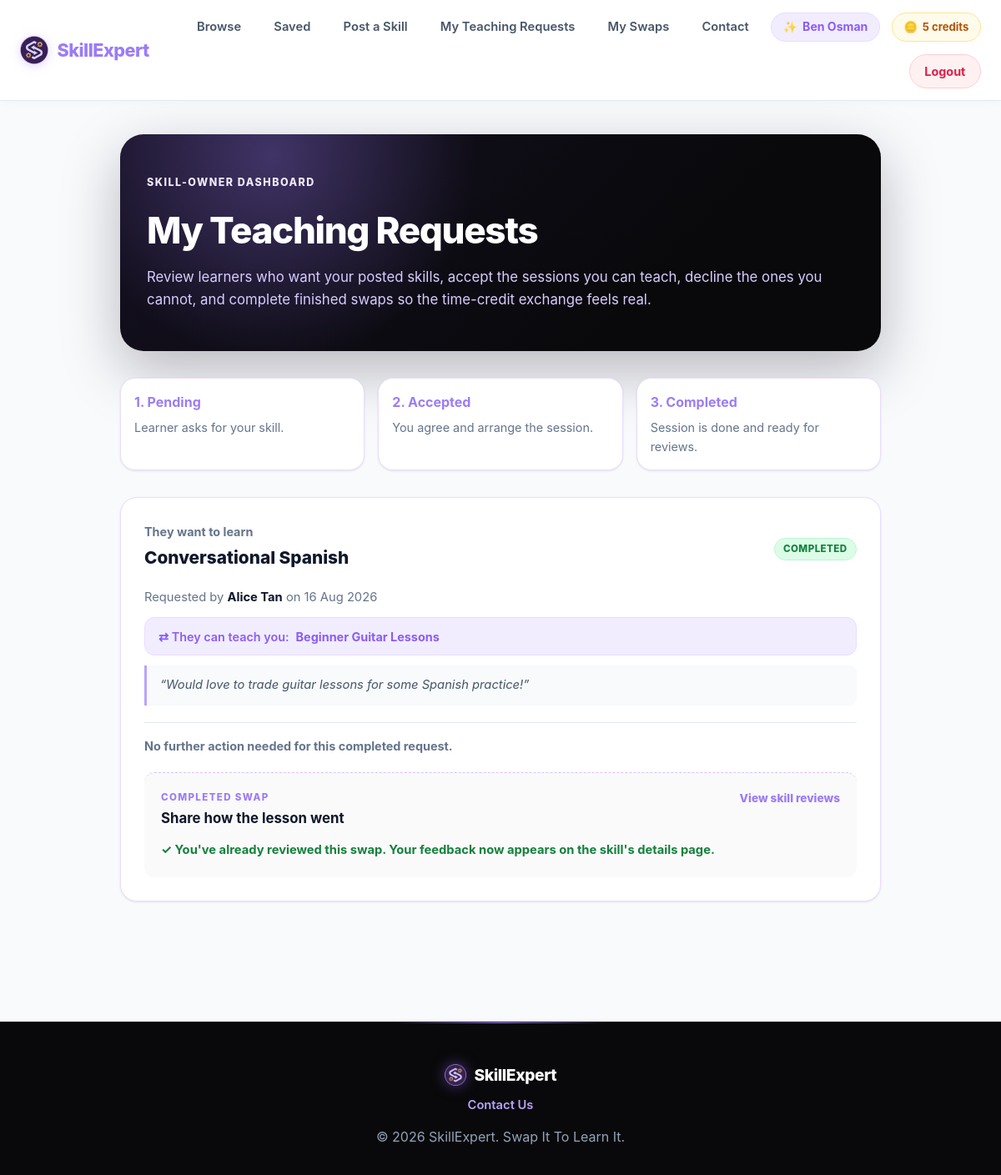
The app's page /public/teaching_requests.php (signed in) with its own data.
### tables this page shows
CREATE TABLE IF NOT EXISTS users (
    id INT UNSIGNED NOT NULL AUTO_INCREMENT,
    name VARCHAR(100) NOT NULL,
    email VARCHAR(150) NOT NULL UNIQUE,
    passwordHash VARCHAR(255) NOT NULL,
    creditsBalance INT NOT NULL DEFAULT 0,
    createdAt TIMESTAMP NOT NULL DEFAULT CURRENT_TIMESTAMP,

    PRIMARY KEY (id)
);

CREATE TABLE IF NOT EXISTS swapRequests (
    id INT UNSIGNED NOT NULL AUTO_INCREMENT,
    skillId INT UNSIGNED NOT NULL,             
    requesterId INT UNSIGNED NOT NULL,         
    receiverId INT UNSIGNED NOT NULL,          
    offeredSkillId INT UNSIGNED DEFAULT NULL,  
    message TEXT DEFAULT NULL,                 
    status ENUM('pending', 'accepted', 'declined', 'completed', 'cancelled')
        NOT NULL DEFAULT 'pending',
    completedBy INT UNSIGNED DEFAULT NULL,     
    completedAt TIMESTAMP NULL DEFAULT NULL,
    createdAt TIMESTAMP NOT NULL DEFAULT CURRENT_TIMESTAMP,
    updatedAt TIMESTAMP NOT NULL DEFAULT CURRENT_TIMESTAMP ON UPDATE CURRENT_TIMESTAMP,

    PRIMARY KEY (id),
    FOREIGN KEY (skillId) REFERENCES skills(id) ON DELETE CASCADE,
    FOREIGN KEY (requesterId) REFERENCES users(id) ON DELETE CASCADE,
    FOREIGN KEY (receiverId) REFERENCES users(id) ON DELETE CASCADE,
    FOREIGN KEY (offeredSkillId) REFERENCES skills(id) ON DELETE SET NULL,
    FOREIGN KEY (completedBy) REFERENCES users(id) ON DELETE SET NULL,
    CHECK (requesterId <> receiverId),         
    INDEX idx_requester (requesterId),
    INDEX idx_receiver (receiverId),
    INDEX idx_status (status),
    INDEX idx_skill (skillId)
);

CREATE TABLE IF NOT EXISTS skills (
    id INT UNSIGNED NOT NULL AUTO_INCREMENT,
    userId INT UNSIGNED NOT NULL,
    title VARCHAR(150) NOT NULL,
    category VARCHAR(50) NOT NULL,
    description TEXT NOT NULL,
    imagePath VARCHAR(255) DEFAULT NULL,
    createdAt TIMESTAMP NOT NULL DEFAULT CURRENT_TIMESTAMP,

    PRIMARY KEY (id),
    FOREIGN KEY (userId) REFERENCES users(id) ON DELETE CASCADE,  
    INDEX idx_category (category),
    INDEX idx_user (userId)
);

### includes/swap_functions.php (called while the page is built, shortened)
<?php
function getReceivedRequests(PDO $pdo, int $userId): array
{
    $stmt = $pdo->prepare(
        "SELECT sr.*, sk.title AS skillTitle,
                req.name AS requesterName,
                offSk.title AS offeredSkillTitle
         FROM swapRequests sr
         JOIN skills sk        ON sr.skillId = sk.id
         JOIN users req        ON sr.requesterId = req.id
         LEFT JOIN skills offSk ON sr.offeredSkillId = offSk.id
         WHERE sr.receiverId = ?
         ORDER BY FIELD(sr.status, 'pending', 'accepted', 'completed', 'declined', 'cancelled'),
                  sr.createdAt DESC"
    );
    $stmt->execute([$userId]);
    return $stmt->fetchAll();
}
function userHasReviewed(PDO $pdo, int $swapId, int $userId): bool
{
    $stmt = $pdo->prepare("SELECT 1 FROM reviews WHERE swapId = ? AND userId = ? LIMIT 1");
    $stmt->execute([$swapId, $userId]);
    return (bool) $stmt->fetch();
}
function statusBadgeClass(string $status): string
{
    $allowed = ['pending', 'accepted', 'declined', 'completed', 'cancelled'];
    return in_array($status, $allowed, true) ? $status : 'pending';
}
function getUserCreditsBalance(PDO $pdo, int $userId): int
{
    $stmt = $pdo->prepare('SELECT creditsBalance FROM users WHERE id = ? LIMIT 1');
    $stmt->execute([$userId]);
    $row = $stmt->fetch();
    return $row ? (int) $row['creditsBalance'] : 0;
}

### public/teaching_requests.php (the view, shortened to what this page needs)
<?php
require_once __DIR__ . '/../config/db.php';
require_once __DIR__ . '/../includes/swap_functions.php';
$currentUserId = (int) $_SESSION['user_id'];
$received      = getReceivedRequests($pdo, $currentUserId);
require_once __DIR__ . '/../includes/header.php';
function renderTeachingRequestActions(array $swap): void
{
    $status = $swap['status'];
    ?>
    <div class="swap-actions">
        <?php if ($status === 'pending'): ?>
            <form method="POST" action="/main/actions/swap_request_action.php" class="inline-form">
                <input type="hidden" name="swap_id" value="<?php echo (int) $swap['id']; ?>">
                <input type="hidden" name="action" value="accept">
                <input type="hidden" name="redirect_to" value="/main/public/teaching_requests.php">
                <button type="submit" class="btn btn-accept">✓ Accept Request</button>
            </form>
            <form method="POST" action="/main/actions/swap_request_action.php" class="inline-form">
                <input type="hidden" name="swap_id" value="<?php echo (int) $swap['id']; ?>">
                <input type="hidden" name="action" value="decline">
                <input type="hidden" name="redirect_to" value="/main/public/teaching_requests.php">
                <button type="submit" class="btn btn-decline" data-confirm="Decline this teaching request?">✕ Decline</button>
            </form>
        <?php else: ?>
            <p class="swap-action-note">No further action needed for this <?php echo htmlspecialchars($status); ?> request.</p>
        <?php endif; ?>
    </div>
    <?php
}
?>
<link rel="stylesheet" href="/main/assets/css/swaps.css?v=<?php echo filemtime(__DIR__ . '/../assets/css/swaps.css'); ?>">
<section class="container swaps-page teaching-requests-page">
    <div class="swaps-page-header teaching-requests-header">
        <p class="eyebrow">Skill-owner dashboard</p>
        <h1>My Teaching Requests</h1>
        <p>Review learners who want your posted skills, accept the sessions you can teach, decline the ones you cannot, and complete finished swaps so the time-credit exchange feels real.</p>
    </div>
    <div class="swap-lifecycle-guide" aria-label="Teaching request lifecycle">
        <div><strong>1. Pending</strong><span>Learner asks for your skill.</span></div>
        <div><strong>2. Accepted</strong><span>You agree and arrange the session.</span></div>
        <div><strong>3. Completed</strong><span>Session is done and ready for reviews.</span></div>
    </div>
    <?php if (empty($received)): ?>
        <div class="empty-state">
            <p>No incoming teaching requests yet.</p>
            <p class="mt-2"><a href="/main/public/posting.php" class="btn btn-primary">Post or Improve a Skill</a></p>
        </div>
    <?php else: ?>
        <div class="teaching-request-list">
            <?php foreach ($received as $swap): ?>
                <article class="swap-card teaching-request-card">
                    <div class="swap-card-top-bar">
                        <div>
                            <span class="swap-card-label">They want to learn</span>
                            <h3><?php echo htmlspecialchars($swap['skillTitle']); ?></h3>
                        </div>
                        <span class="status-badge status-<?php echo statusBadgeClass($swap['status']); ?>">
                            <?php echo htmlspecialchars(ucfirst($swap['status'])); ?>
                        </span>
                    </div>
                    <p class="swap-meta">
                        Requested by <strong><?php echo htmlspecialchars($swap['requesterName']); ?></strong>
                        on <?php echo htmlspecialchars(date('d M Y', strtotime($swap['createdAt']))); ?>
                    </p>
                    <?php if (!empty($swap['offeredSkillTitle'])): ?>
                        <div class="swap-offer-box">
                            <span>⇄ They can teach you:</span>
                            <strong><?php echo htmlspecialchars($swap['offeredSkillTitle']); ?></strong>
                        </div>
                    <?php endif; ?>
                    <?php if (!empty($swap['message'])): ?>
                        <div class="swap-message-bubble">
                            &ldquo;<?php echo htmlspecialchars($swap['message']); ?>&rdquo;
                        </div>
                    <?php endif; ?>
                    <?php renderTeachingRequestActions($swap); ?>
                    <?php if ($swap['status'] === 'completed'): ?>
                        <?php include __DIR__ . '/../includes/review_form_partial.php'; ?>
                    <?php endif; ?>
                </article>
            <?php endforeach; ?>
        </div>
    <?php endif; ?>
</section>
<?php require_once __DIR__ . '/../includes/footer.php'; ?>

### includes/nav.php (shortened to what this page needs)
<?php
$userName = $_SESSION['name'] ?? 'User';
$creditsBalance = null;
if ($isLoggedIn) {
    require_once __DIR__ . '/../config/db.php';
    require_once __DIR__ . '/swap_functions.php';
    $creditsBalance = getUserCreditsBalance($pdo, (int) $_SESSION['user_id']);
}
?>
<nav class="main-nav">
    <div class="nav-container">
        <a href="/main/public/index.php" class="nav-brand">
            <img src="/main/assets/img/logo-icon-dark.png" alt="SkillExpert" class="nav-logo-icon">
            SkillExpert
        </a>
        <ul class="nav-menu">
            <?php if ($isLoggedIn): ?>
                <li class="nav-item"><a href="/main/public/browse.php" class="nav-link">Browse</a></li>
                <li class="nav-item"><a href="/main/public/saved.php" class="nav-link">Saved</a></li>
                <li class="nav-item"><a href="/main/public/posting.php" class="nav-link">Post a Skill</a></li>
                <li class="nav-item"><a href="/main/public/teaching_requests.php" class="nav-link">My Teaching Requests</a></li>
                <li class="nav-item"><a href="/main/public/swaps.php" class="nav-link">My Swaps</a></li>
                <li class="nav-item"><a href="/main/public/contact.php" class="nav-link">Contact</a></li>
                <li class="nav-item nav-user-item">
                    <span class="nav-user-name"><?php echo htmlspecialchars($userName); ?></span>
                </li>
                <?php if ($creditsBalance !== null): ?>
                <li class="nav-item nav-credits-item" title="View your credit history">
                    <a href="/main/public/credits.php" class="nav-credits-badge"><?php echo (int) $creditsBalance; ?> credit<?php echo (int) $creditsBalance === 1 ? '' : 's'; ?></a>
                </li>
                <?php endif; ?>
                <li class="nav-item"><a href="/main/auth/logout.php" class="nav-link btn-logout">Logout</a></li>
            <?php endif; ?>
        </ul>
    </div>
</nav>

### includes/review_form_partial.php (shortened to what this page needs)
<?php
$alreadyReviewed = userHasReviewed($pdo, (int) $swap['id'], $currentUserId);
?>
<div class="review-partial" id="review-swap-<?php echo (int) $swap['id']; ?>">
    <div class="review-callout-header">
        <div>
            <p class="review-eyebrow">Completed swap</p>
            <h4>Share how the lesson went</h4>
        </div>
        <a href="/main/public/details.php?id=<?php echo (int) $swap['skillId']; ?>#reviews" class="review-details-link">View skill reviews</a>
    </div>
    <?php if ($alreadyReviewed): ?>
        <p class="review-done">✓ You've already reviewed this swap. Your feedback now appears on the skill's details page.</p>
    <?php endif; ?>
</div>

### assets/css/style.css (style rules this page uses)
:root { --primary-color: #9b7cf7; --primary-hover: #8b5cf6; --primary-active: #7c3aed; --primary-light: #b9a4fb; --primary-lighter: #d8ccff; --primary-soft: #f1edff; --lavender-100: #f5f1ff; --lavender-200: #e9ddff; --lavender-300: #d8c4fe; --primary-glow: rgba(155, 124, 247, 0.35); --primary-glow-subtle: rgba(155, 124, 247, 0.12); --secondary-color: #38bdf8; --accent-gold: #f59e0b; --dark-bg: #09090b; --dark-surface: #111115; --dark-card: #18181b; --dark-border: #27272a; --light-bg: #f8fafc; --light-surface: #ffffff; --card-bg: #ffffff; --text-primary: #0f172a; --text-secondary: #475569; --text-muted: #64748b; --text-light: #f1f5f9; --border-color: #e2e8f0; --border-hover: #cbd5e1; --shadow-sm: 0 1px 3px rgba(15, 23, 42, 0.06), 0 1px 2px rgba(15, 23, 42, 0.04); --shadow-md: 0 4px 12px -2px rgba(139, 92, 246, 0.08), 0 2px 6px -1px rgba(15, 23, 42, 0.06); --shadow-lg: 0 12px 24px -4px rgba(139, 92, 246, 0.12), 0 4px 8px -2px rgba(15, 23, 42, 0.04); --shadow-purple: 0 10px 30px -5px rgba(139, 92, 246, 0.25); --radius-sm: 8px; --radius-md: 12px; --radius-lg: 20px; --radius-full: 9999px; --transition: all 0.25s cubic-bezier(0.16, 1, 0.3, 1); --module-hero-bg: radial-gradient(circle at 20% 10%, rgba(155, 124, 247, 0.34), transparent 32%), linear-gradient(135deg, #151022 0%, #09090b 70%); --module-card-bg: rgba(255, 255, 255, 0.94); }
* { box-sizing: border-box; margin: 0; padding: 0; }
html { scroll-behavior: smooth; }
body { font-family: 'Inter', system-ui, -apple-system, BlinkMacSystemFont, 'Segoe UI', Roboto, sans-serif; color: var(--text-primary); background-color: var(--light-bg); line-height: 1.6; -webkit-font-smoothing: antialiased; }
a { color: var(--primary-color); text-decoration: none; transition: var(--transition); }
.container { max-width: 1100px; margin: 0 auto; padding: 2.5rem 1.5rem; }

### assets/css/layout.css (style rules this page uses)
.main-nav { background-color: rgba(255, 255, 255, 0.95); backdrop-filter: blur(12px); -webkit-backdrop-filter: blur(12px); border-bottom: 1px solid var(--border-color); box-shadow: 0 1px 10px rgba(139, 92, 246, 0.04); position: sticky; top: 0; z-index: 1000; transition: var(--transition); }
.nav-container { max-width: 1240px; margin: 0 auto; padding: 0.85rem 1.5rem; display: flex; align-items: center; justify-content: space-between; }
.nav-brand { font-size: 1.35rem; font-weight: 800; color: var(--primary-color); letter-spacing: -0.5px; display: flex; align-items: center; gap: 0.65rem; transition: var(--transition); }
.nav-logo-icon { width: 34px; height: 34px; object-fit: contain; filter: drop-shadow(0 2px 6px rgba(139, 92, 246, 0.25)); transition: transform 0.3s ease; }
.nav-menu { display: flex; align-items: center; list-style: none; gap: 0.85rem; flex-wrap: wrap; justify-content: flex-end; }
.nav-item { display: flex; align-items: center; }
.nav-link { font-size: 0.92rem; font-weight: 600; color: var(--text-secondary); padding: 0.45rem 0.8rem; border-radius: var(--radius-sm); transition: var(--transition); }
.nav-user-item { padding: 0.35rem 0.85rem; background-color: var(--primary-soft); border-radius: var(--radius-full); border: 1px solid var(--lavender-200); }
.nav-user-name { font-size: 0.88rem; font-weight: 700; color: var(--primary-hover); display: inline-flex; align-items: center; gap: 0.4rem; }
.nav-user-name::before { content: "✨"; font-size: 0.85rem; }
.nav-credits-item { padding: 0.35rem 0.85rem; background-color: #fffbeb; border-radius: var(--radius-full); border: 1px solid #fde68a; }
.nav-credits-badge { font-size: 0.82rem; font-weight: 700; color: #b45309; display: inline-flex; align-items: center; gap: 0.35rem; text-decoration: none; transition: var(--transition); }
.nav-credits-badge::before { content: "🪙"; font-size: 0.85rem; }
.btn-register, .btn-logout { padding: 0.5rem 1.1rem; border-radius: var(--radius-full); font-weight: 700; font-size: 0.9rem; display: inline-flex; align-items: center; justify-content: center; transition: var(--transition); }
.btn-logout { background-color: #fff1f2; color: #e11d48 !important; border: 1px solid #fecdd3; }

### assets/css/components.css (style rules this page uses)
.status-badge { display: inline-flex; align-items: center; font-size: 0.72rem; font-weight: 800; padding: 0.2rem 0.65rem; border-radius: var(--radius-full); text-transform: uppercase; letter-spacing: 0.04em; }
.status-completed { background-color: #dcfce7; color: #15803d; border: 1px solid #bbf7d0; }

### records on screen
users: creditsBalance "5"
swaprequests: skillId.title "Conversational Spanish", status "COMPLETED", requesterId.name "Alice Tan", createdAt "16 Aug 2026", offeredSkillId.title "Beginner Guitar Lessons", message "Would love to trade guitar lessons for some Spanish practice!", status "completed"

### other values on screen
$userName "Ben Osman"
